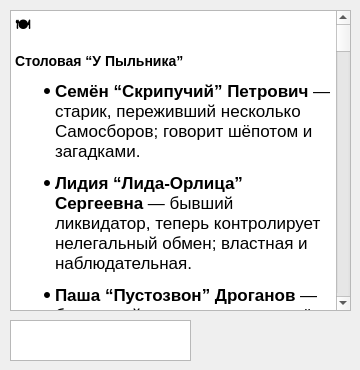
   <widget class="QWidget" name="NPC">
    <attribute name="title">
     <string>NPC</string>
    </attribute>
    <widget class="QTextEdit" name="textEdit_5">
     <property name="geometry">
      <rect>
       <x>10</x>
       <y>10</y>
       <width>341</width>
       <height>301</height>
      </rect>
     </property>
     <property name="html">
      <string>&lt;!DOCTYPE HTML PUBLIC &quot;-//W3C//DTD HTML 4.0//EN&quot; &quot;http://www.w3.org/TR/REC-html40/strict.dtd&quot;&gt;
&lt;html&gt;&lt;head&gt;&lt;meta name=&quot;qrichtext&quot; content=&quot;1&quot; /&gt;&lt;meta charset=&quot;utf-8&quot; /&gt;&lt;style type=&quot;text/css&quot;&gt;
p, li { white-space: pre-wrap; }
hr { height: 1px; border-width: 0; }
li.unchecked::marker { content: &quot;\2610&quot;; }
li.checked::marker { content: &quot;\2612&quot;; }
&lt;/style&gt;&lt;/head&gt;&lt;body style=&quot; font-family:'Segoe UI'; font-size:9pt; font-weight:400; font-style:normal;&quot;&gt;
&lt;h3 style=&quot; margin-top:14px; margin-bottom:12px; margin-left:0px; margin-right:0px; -qt-block-indent:0; text-indent:0px;&quot;&gt;&lt;span style=&quot; font-family:'.AppleSystemUIFont'; font-size:13pt; font-weight:700;&quot;&gt;🍽️ &lt;/span&gt;&lt;/h3&gt;
&lt;h3 style=&quot; margin-top:14px; margin-bottom:12px; margin-left:0px; margin-right:0px; -qt-block-indent:0; text-indent:0px;&quot;&gt;&lt;span style=&quot; font-family:'.AppleSystemUIFont'; font-size:13pt; font-weight:700;&quot;&gt;Столовая “У Пыльника”&lt;/span&gt;&lt;/h3&gt;
&lt;ul style=&quot;margin-top: 0px; margin-bottom: 0px; margin-left: 0px; margin-right: 0px; -qt-list-indent: 1;&quot;&gt;
&lt;li style=&quot; font-family:'.AppleSystemUIFont'; font-size:13pt;&quot; style=&quot; margin-top:12px; margin-bottom:12px; margin-left:0px; margin-right:0px; -qt-block-indent:0; text-indent:0px;&quot;&gt;&lt;span style=&quot; font-weight:700;&quot;&gt;Семён “Скрипучий” Петрович&lt;/span&gt; — старик, переживший несколько Самосборов; говорит шёпотом и загадками.&lt;/li&gt;
&lt;li style=&quot; font-family:'.AppleSystemUIFont'; font-size:13pt;&quot; style=&quot; margin-top:12px; margin-bottom:12px; margin-left:0px; margin-right:0px; -qt-block-indent:0; text-indent:0px;&quot;&gt;&lt;span style=&quot; font-weight:700;&quot;&gt;Лидия “Лида-Орлица” Сергеевна&lt;/span&gt; — бывший ликвидатор, теперь контролирует нелегальный обмен; властная и наблюдательная.&lt;/li&gt;
&lt;li style=&quot; font-family:'.AppleSystemUIFont'; font-size:13pt;&quot; style=&quot; margin-top:12px; margin-bottom:12px; margin-left:0px; margin-right:0px; -qt-block-indent:0; text-indent:0px;&quot;&gt;&lt;span style=&quot; font-weight:700;&quot;&gt;Паша “Пустозвон” Дроганов&lt;/span&gt; — болтливый выдумщик, знает всё про всех.&lt;/li&gt;
&lt;li style=&quot; font-family:'.AppleSystemUIFont'; font-size:13pt;&quot; style=&quot; margin-top:12px; margin-bottom:12px; margin-left:0px; margin-right:0px; -qt-block-indent:0; text-indent:0px;&quot;&gt;&lt;span style=&quot; font-weight:700;&quot;&gt;Николай “Тихий” Исаев&lt;/span&gt; — замкнутый бывший техник, возможно, знает секреты блока.&lt;/li&gt;
&lt;li style=&quot; font-family:'.AppleSystemUIFont'; font-size:13pt;&quot; style=&quot; margin-top:12px; margin-bottom:12px; margin-left:0px; margin-right:0px; -qt-block-indent:0; text-indent:0px;&quot;&gt;&lt;span style=&quot; font-weight:700;&quot;&gt;Тётя Маша&lt;/span&gt; — хозяйка столовой, громкая и навязчивая, “сводница” и центр слухов.&lt;/li&gt;&lt;/ul&gt;
&lt;p style=&quot;-qt-paragraph-type:empty; margin-top:12px; margin-bottom:12px; margin-left:0px; margin-right:0px; -qt-block-indent:0; text-indent:0px; font-family:'.AppleSystemUIFont'; font-size:13pt;&quot;&gt;&lt;br /&gt;&lt;/p&gt;
&lt;hr /&gt;
&lt;h3 style=&quot; margin-top:14px; margin-bottom:12px; margin-left:0px; margin-right:0px; -qt-block-indent:0; text-indent:0px;&quot;&gt;&lt;span style=&quot; font-family:'.AppleSystemUIFont'; font-size:13pt; font-weight:700;&quot;&gt;🔧 &lt;/span&gt;&lt;/h3&gt;
&lt;h3 style=&quot; margin-top:14px; margin-bottom:12px; margin-left:0px; margin-right:0px; -qt-block-indent:0; text-indent:0px;&quot;&gt;&lt;span style=&quot; font-family:'.AppleSystemUIFont'; font-size:13pt; font-weight:700;&quot;&gt;Цех №17&lt;/span&gt;&lt;/h3&gt;
&lt;ul style=&quot;margin-top: 0px; margin-bottom: 0px; margin-left: 0px; margin-right: 0px; -qt-list-indent: 1;&quot;&gt;
&lt;li style=&quot; font-family:'.AppleSystemUIFont'; font-size:13pt;&quot; style=&quot; margin-top:12px; margin-bottom:12px; margin-left:0px; margin-right:0px; -qt-block-indent:0; text-indent:0px;&quot;&gt;&lt;span style=&quot; font-weight:700;&quot;&gt;Алексей “Старый Механик” Кочергин&lt;/span&gt; — наставник рабочих, мастер станков, харизматичный старик.&lt;/li&gt;
&lt;li style=&quot; font-family:'.AppleSystemUIFont'; font-size:13pt;&quot; style=&quot; margin-top:12px; margin-bottom:12px; margin-left:0px; margin-right:0px; -qt-block-indent:0; text-indent:0px;&quot;&gt;&lt;span style=&quot; font-weight:700;&quot;&gt;Ирина “Сварка” Тихонова&lt;/span&gt; — грубая и ироничная сварщица, уважаемая за профессионализм.&lt;/li&gt;
&lt;li style=&quot; font-family:'.AppleSystemUIFont'; font-size:13pt;&quot; style=&quot; margin-top:12px; margin-bottom:12px; margin-left:0px; margin-right:0px; -qt-block-indent:0; text-indent:0px;&quot;&gt;&lt;span style=&quot; font-weight:700;&quot;&gt;Григорий “Шило” Карпенко&lt;/span&gt; — нервный и умный техник, возможно, связан с подпольем.&lt;/li&gt;
&lt;li style=&quot; font-family:'.AppleSystemUIFont'; font-size:13pt;&quot; style=&quot; margin-top:12px; margin-bottom:12px; margin-left:0px; margin-right:0px; -qt-block-indent:0; text-indent:0px;&quot;&gt;&lt;span style=&quot; font-weight:700;&quot;&gt;Валентина “Мама Валя” Андреева&lt;/span&gt; — добрая и заботливая, бывшая медсестра, помогает всем.&lt;/li&gt;
&lt;li style=&quot; font-family:'.AppleSystemUIFont'; font-size:13pt;&quot; style=&quot; margin-top:12px; margin-bottom:12px; margin-left:0px; margin-right:0px; -qt-block-indent:0; text-indent:0px;&quot;&gt;&lt;span style=&quot; font-weight:700;&quot;&gt;Фёдор “Док” Круглов&lt;/span&gt; — бывший врач, “лечит” станки как пациентов, слегка безумен.&lt;/li&gt;&lt;/ul&gt;
&lt;p style=&quot;-qt-paragraph-type:empty; margin-top:12px; margin-bottom:12px; margin-left:0px; margin-right:0px; -qt-block-indent:0; text-indent:0px; font-family:'.AppleSystemUIFont'; font-size:13pt;&quot;&gt;&lt;br /&gt;&lt;/p&gt;
&lt;hr /&gt;
&lt;h3 style=&quot; margin-top:14px; margin-bottom:12px; margin-left:0px; margin-right:0px; -qt-block-indent:0; text-indent:0px;&quot;&gt;&lt;span style=&quot; font-family:'.AppleSystemUIFont'; font-size:13pt; font-weight:700;&quot;&gt;🧪 &lt;/span&gt;&lt;/h3&gt;
&lt;h3 style=&quot; margin-top:14px; margin-bottom:12px; margin-left:0px; margin-right:0px; -qt-block-indent:0; text-indent:0px;&quot;&gt;&lt;span style=&quot; font-family:'.AppleSystemUIFont'; font-size:13pt; font-weight:700;&quot;&gt;НИИ “Исследования пыли”&lt;/span&gt;&lt;/h3&gt;
&lt;ul style=&quot;margin-top: 0px; margin-bottom: 0px; margin-left: 0px; margin-right: 0px; -qt-list-indent: 1;&quot;&gt;
&lt;li style=&quot; font-family:'.AppleSystemUIFont'; font-size:13pt;&quot; style=&quot; margin-top:12px; margin-bottom:12px; margin-left:0px; margin-right:0px; -qt-block-indent:0; text-indent:0px;&quot;&gt;&lt;span style=&quot; font-weight:700;&quot;&gt;Владимир “Пылевик” Серебров&lt;/span&gt; — пожилой учёный, одержим пылью, рассеянный и умный.&lt;/li&gt;
&lt;li style=&quot; font-family:'.AppleSystemUIFont'; font-size:13pt;&quot; style=&quot; margin-top:12px; margin-bottom:12px; margin-left:0px; margin-right:0px; -qt-block-indent:0; text-indent:0px;&quot;&gt;&lt;span style=&quot; font-weight:700;&quot;&gt;Галина “Шумная” Козлова&lt;/span&gt; — быстрая, гениальная, но психически нестабильная исследовательница.&lt;/li&gt;
&lt;li style=&quot; font-family:'.AppleSystemUIFont'; font-size:13pt;&quot; style=&quot; margin-top:12px; margin-bottom:12px; margin-left:0px; margin-right:0px; -qt-block-indent:0; text-indent:0px;&quot;&gt;&lt;span style=&quot; font-weight:700;&quot;&gt;Андрей “Немой” Ильин&lt;/span&gt; — молчаливый лаборант с тяжёлым прошлым, хранит тайну.&lt;/li&gt;
&lt;li style=&quot; font-family:'.AppleSystemUIFont'; font-size:13pt;&quot; style=&quot; margin-top:12px; margin-bottom:12px; margin-left:0px; margin-right:0px; -qt-block-indent:0; text-indent:0px;&quot;&gt;&lt;span style=&quot; font-weight:700;&quot;&gt;Виктор “Ловкач” Самсонов&lt;/span&gt; — физик-саркастик, мастер аппаратов, любит подшучивать.&lt;/li&gt;
&lt;li style=&quot; font-family:'.AppleSystemUIFont'; font-size:13pt;&quot; style=&quot; margin-top:12px; margin-bottom:12px; margin-left:0px; margin-right:0px; -qt-block-indent:0; text-indent:0px;&quot;&gt;&lt;span style=&quot; font-weight:700;&quot;&gt;Ольга “Чёрная Рука” Климова&lt;/span&gt; — безэмоциональная психологиня, носит чёрные перчатки, может быть опасной.&lt;/li&gt;&lt;/ul&gt;
&lt;p style=&quot;-qt-paragraph-type:empty; margin-top:12px; margin-bottom:12px; margin-left:0px; margin-right:0px; -qt-block-indent:0; text-indent:0px; font-family:'.AppleSystemUIFont'; font-size:13pt;&quot;&gt;&lt;br /&gt;&lt;/p&gt;
&lt;hr /&gt;
&lt;h3 style=&quot; margin-top:14px; margin-bottom:12px; margin-left:0px; margin-right:0px; -qt-block-indent:0; text-indent:0px;&quot;&gt;&lt;span style=&quot; font-family:'.AppleSystemUIFont'; font-size:13pt; font-weight:700;&quot;&gt;🏥 &lt;/span&gt;&lt;/h3&gt;
&lt;h3 style=&quot; margin-top:14px; margin-bottom:12px; margin-left:0px; margin-right:0px; -qt-block-indent:0; text-indent:0px;&quot;&gt;&lt;span style=&quot; font-family:'.AppleSystemUIFont'; font-size:13pt; font-weight:700;&quot;&gt;Медпункт “Здравие”&lt;/span&gt;&lt;/h3&gt;
&lt;ul style=&quot;margin-top: 0px; margin-bottom: 0px; margin-left: 0px; margin-right: 0px; -qt-list-indent: 1;&quot;&gt;
&lt;li style=&quot; font-family:'.AppleSystemUIFont'; font-size:13pt;&quot; style=&quot; margin-top:12px; margin-bottom:12px; margin-left:0px; margin-right:0px; -qt-block-indent:0; text-indent:0px;&quot;&gt;&lt;span style=&quot; font-weight:700;&quot;&gt;Елизавета “Тётя Лиза” Колосова&lt;/span&gt; — главврач, строгая и суровая, пережила личную трагедию.&lt;/li&gt;
&lt;li style=&quot; font-family:'.AppleSystemUIFont'; font-size:13pt;&quot; style=&quot; margin-top:12px; margin-bottom:12px; margin-left:0px; margin-right:0px; -qt-block-indent:0; text-indent:0px;&quot;&gt;&lt;span style=&quot; font-weight:700;&quot;&gt;Кирилл “Костоправ” Савельев&lt;/span&gt; — фельдшер с чёрным юмором, грубый, но надёжен.&lt;/li&gt;
&lt;li style=&quot; font-family:'.AppleSystemUIFont'; font-size:13pt;&quot; style=&quot; margin-top:12px; margin-bottom:12px; margin-left:0px; margin-right:0px; -qt-block-indent:0; text-indent:0px;&quot;&gt;&lt;span style=&quot; font-weight:700;&quot;&gt;Анна “Шептунья” Матвеева&lt;/span&gt; — тихая, загадочная медсестра, говорит пословицами, будто видит сверхъестественное.&lt;/li&gt;
&lt;li style=&quot; font-family:'.AppleSystemUIFont'; font-size:13pt;&quot; style=&quot; margin-top:12px; margin-bottom:12px; margin-left:0px; margin-right:0px; -qt-block-indent:0; text-indent:0px;&quot;&gt;&lt;span style=&quot; font-weight:700;&quot;&gt;Михаил “Пилюлька” Соколов&lt;/span&gt; — весёлый и добрый аптекарь, любит всех лечить и шутить.&lt;/li&gt;
&lt;li style=&quot; font-family:'.AppleSystemUIFont'; font-size:13pt;&quot; style=&quot; margin-top:12px; margin-bottom:12px; margin-left:0px; margin-right:0px; -qt-block-indent:0; text-indent:0px;&quot;&gt;&lt;span style=&quot; font-weight:700;&quot;&gt;Фёдор “Чистюля” Бородин&lt;/span&gt; — старший медбрат, помешан на чистоте, бывший хирург.&lt;/li&gt;&lt;/ul&gt;
&lt;p style=&quot;-qt-paragraph-type:empty; margin-top:12px; margin-bottom:12px; margin-left:0px; margin-right:0px; -qt-block-indent:0; text-indent:0px; font-family:'.AppleSystemUIFont'; font-size:13pt;&quot;&gt;&lt;br /&gt;&lt;/p&gt;
&lt;hr /&gt;
&lt;h3 style=&quot; margin-top:14px; margin-bottom:12px; margin-left:0px; margin-right:0px; -qt-block-indent:0; text-indent:0px;&quot;&gt;&lt;span style=&quot; font-family:'.AppleSystemUIFont'; font-size:13pt; font-weight:700;&quot;&gt;🛡️ &lt;/span&gt;&lt;/h3&gt;
&lt;h3 style=&quot; margin-top:14px; margin-bottom:12px; margin-left:0px; margin-right:0px; -qt-block-indent:0; text-indent:0px;&quot;&gt;&lt;span style=&quot; font-family:'.AppleSystemUIFont'; font-size:13pt; font-weight:700;&quot;&gt;Казармы ликвидаторов&lt;/span&gt;&lt;/h3&gt;
&lt;ul style=&quot;margin-top: 0px; margin-bottom: 0px; margin-left: 0px; margin-right: 0px; -qt-list-indent: 1;&quot;&gt;
&lt;li style=&quot; font-family:'.AppleSystemUIFont'; font-size:13pt;&quot; style=&quot; margin-top:12px; margin-bottom:12px; margin-left:0px; margin-right:0px; -qt-block-indent:0; text-indent:0px;&quot;&gt;&lt;span style=&quot; font-weight:700;&quot;&gt;Иван “Молот” Карташов&lt;/span&gt; — командир, суровый ветеран, почти легенда, обладает “чуйкой” на Самосбор.&lt;/li&gt;
&lt;li style=&quot; font-family:'.AppleSystemUIFont'; font-size:13pt;&quot; style=&quot; margin-top:12px; margin-bottom:12px; margin-left:0px; margin-right:0px; -qt-block-indent:0; text-indent:0px;&quot;&gt;&lt;span style=&quot; font-weight:700;&quot;&gt;Светлана “Рептилия” Трофимова&lt;/span&gt; — ловкая разведчица, иронична и опасна.&lt;/li&gt;
&lt;li style=&quot; font-family:'.AppleSystemUIFont'; font-size:13pt;&quot; style=&quot; margin-top:12px; margin-bottom:12px; margin-left:0px; margin-right:0px; -qt-block-indent:0; text-indent:0px;&quot;&gt;&lt;span style=&quot; font-weight:700;&quot;&gt;Максим “Кулак” Борисов&lt;/span&gt; — молчаливый и сильный, с трагичным прошлым, склонен к ярости.&lt;/li&gt;
&lt;li style=&quot; font-family:'.AppleSystemUIFont'; font-size:13pt;&quot; style=&quot; margin-top:12px; margin-bottom:12px; margin-left:0px; margin-right:0px; -qt-block-indent:0; text-indent:0px;&quot;&gt;&lt;span style=&quot; font-weight:700;&quot;&gt;Олег “Менгеле” Печенев&lt;/span&gt; — полевой медик, добрый и спокойный, внушает доверие.&lt;/li&gt;
&lt;li style=&quot; font-family:'.AppleSystemUIFont'; font-size:13pt;&quot; style=&quot; margin-top:12px; margin-bottom:12px; margin-left:0px; margin-right:0px; -qt-block-indent:0; text-indent:0px;&quot;&gt;&lt;span style=&quot; font-weight:700;&quot;&gt;Антон “Пластун” Лаптев&lt;/span&gt; — бесшумный разведчик, таинственный и пугающий.&lt;/li&gt;&lt;/ul&gt;
&lt;p style=&quot;-qt-paragraph-type:empty; margin-top:12px; margin-bottom:12px; margin-left:0px; margin-right:0px; -qt-block-indent:0; text-indent:0px; font-family:'.AppleSystemUIFont'; font-size:13pt;&quot;&gt;&lt;br /&gt;&lt;/p&gt;
&lt;hr /&gt;
&lt;h3 style=&quot; margin-top:14px; margin-bottom:12px; margin-left:0px; margin-right:0px; -qt-block-indent:0; text-indent:0px;&quot;&gt;&lt;span style=&quot; font-family:'.AppleSystemUIFont'; font-size:13pt; font-weight:700;&quot;&gt;⚙️ &lt;/span&gt;&lt;/h3&gt;
&lt;h3 style=&quot; margin-top:14px; margin-bottom:12px; margin-left:0px; margin-right:0px; -qt-block-indent:0; text-indent:0px;&quot;&gt;&lt;span style=&quot; font-family:'.AppleSystemUIFont'; font-size:13pt; font-weight:700;&quot;&gt;Технические помещения&lt;/span&gt;&lt;/h3&gt;
&lt;ul style=&quot;margin-top: 0px; margin-bottom: 0px; margin-left: 0px; margin-right: 0px; -qt-list-indent: 1;&quot;&gt;
&lt;li style=&quot; font-family:'.AppleSystemUIFont'; font-size:13pt;&quot; style=&quot; margin-top:12px; margin-bottom:12px; margin-left:0px; margin-right:0px; -qt-block-indent:0; text-indent:0px;&quot;&gt;&lt;span style=&quot; font-weight:700;&quot;&gt;Семен “Теневой” Павлов&lt;/span&gt; — мастер коммуникаций, молчаливый и почти мистический техник, “исчезает в тени”.&lt;/li&gt;
&lt;li style=&quot; font-family:'.AppleSystemUIFont'; font-size:13pt;&quot; style=&quot; margin-top:12px; margin-bottom:12px; margin-left:0px; margin-right:0px; -qt-block-indent:0; text-indent:0px;&quot;&gt;&lt;span style=&quot; font-weight:700;&quot;&gt;Анфиса “Шиза” Миронова&lt;/span&gt; — странная женщина-инженер, слышит “шёпот труб”, считает их живыми.&lt;/li&gt;&lt;/ul&gt;
&lt;p style=&quot;-qt-paragraph-type:empty; margin-top:12px; margin-bottom:12px; margin-left:0px; margin-right:0px; -qt-block-indent:0; text-indent:0px; font-family:'.AppleSystemUIFont'; font-size:13pt;&quot;&gt;&lt;br /&gt;&lt;/p&gt;
&lt;hr /&gt;
&lt;h3 style=&quot; margin-top:14px; margin-bottom:12px; margin-left:0px; margin-right:0px; -qt-block-indent:0; text-indent:0px;&quot;&gt;&lt;span style=&quot; font-family:'.AppleSystemUIFont'; font-size:13pt; font-weight:700;&quot;&gt;🏚️ &lt;/span&gt;&lt;/h3&gt;
&lt;h3 style=&quot; margin-top:14px; margin-bottom:12px; margin-left:0px; margin-right:0px; -qt-block-indent:0; text-indent:0px;&quot;&gt;&lt;span style=&quot; font-family:'.AppleSystemUIFont'; font-size:13pt; font-weight:700;&quot;&gt;Двор, памятник Пыльникову&lt;/span&gt;&lt;/h3&gt;
&lt;ul style=&quot;margin-top: 0px; margin-bottom: 0px; margin-left: 0px; margin-right: 0px; -qt-list-indent: 1;&quot;&gt;
&lt;li style=&quot; font-family:'.AppleSystemUIFont'; font-size:13pt;&quot; style=&quot; margin-top:12px; margin-bottom:12px; margin-left:0px; margin-right:0px; -qt-block-indent:0; text-indent:0px;&quot;&gt;&lt;span style=&quot; font-weight:700;&quot;&gt;Прасковья “Бабка Пыльникова” Ветрова&lt;/span&gt; — старуха с мутным прошлым, возможно, знает древнюю тайну блока. Сидит у памятника и “разговаривает” с ним.&lt;/li&gt;&lt;/ul&gt;
&lt;p style=&quot;-qt-paragraph-type:empty; margin-top:12px; margin-bottom:12px; margin-left:0px; margin-right:0px; -qt-block-indent:0; text-indent:0px; font-family:'.AppleSystemUIFont'; font-size:13pt;&quot;&gt;&lt;br /&gt;&lt;/p&gt;
&lt;hr /&gt;
&lt;h3 style=&quot; margin-top:14px; margin-bottom:12px; margin-left:0px; margin-right:0px; -qt-block-indent:0; text-indent:0px;&quot;&gt;&lt;span style=&quot; font-family:'.AppleSystemUIFont'; font-size:13pt; font-weight:700;&quot;&gt;🏛️ &lt;/span&gt;&lt;/h3&gt;
&lt;h3 style=&quot; margin-top:14px; margin-bottom:12px; margin-left:0px; margin-right:0px; -qt-block-indent:0; text-indent:0px;&quot;&gt;&lt;span style=&quot; font-family:'.AppleSystemUIFont'; font-size:13pt; font-weight:700;&quot;&gt;Представительство партии&lt;/span&gt;&lt;/h3&gt;
&lt;p style=&quot; margin-top:12px; margin-bottom:12px; margin-left:0px; margin-right:0px; -qt-block-indent:0; text-indent:0px;&quot;&gt;&lt;span style=&quot; font-family:'.AppleSystemUIFont'; font-size:13pt;&quot;&gt;&lt;br /&gt;&lt;/span&gt;&lt;/p&gt;
&lt;p style=&quot; margin-top:12px; margin-bottom:12px; margin-left:0px; margin-right:0px; -qt-block-indent:0; text-indent:0px;&quot;&gt;&lt;span style=&quot; font-family:'.AppleSystemUIFont'; font-size:13pt; font-style:italic;&quot;&gt;(NPC здесь описаны косвенно)&lt;/span&gt;&lt;/p&gt;
&lt;ul style=&quot;margin-top: 0px; margin-bottom: 0px; margin-left: 0px; margin-right: 0px; -qt-list-indent: 1;&quot;&gt;
&lt;li style=&quot; font-family:'.AppleSystemUIFont'; font-size:13pt;&quot; style=&quot; margin-top:12px; margin-bottom:12px; margin-left:0px; margin-right:0px; -qt-block-indent:0; text-indent:0px;&quot;&gt;&lt;span style=&quot; font-weight:700;&quot;&gt;Стражи Партии&lt;/span&gt; — безымянные, молчаливые ликвидаторы при представительстве. Никогда не говорят, внушают страх.&lt;/li&gt;
&lt;li style=&quot; font-family:'.AppleSystemUIFont'; font-size:13pt;&quot; style=&quot; margin-top:12px; margin-bottom:12px; margin-left:0px; margin-right:0px; -qt-block-indent:0; text-indent:0px;&quot;&gt;&lt;span style=&quot; font-weight:700;&quot;&gt;Глава партии (на экране)&lt;/span&gt; — появляется через телевизор, обращается напрямую к игрокам. Возможно, не человек вовсе. &lt;/li&gt;&lt;/ul&gt;&lt;/body&gt;&lt;/html&gt;</string>
     </property>
    </widget>
    <widget class="QTextEdit" name="textEdit_6">
     <property name="geometry">
      <rect>
       <x>10</x>
       <y>320</y>
       <width>181</width>
       <height>41</height>
      </rect>
     </property>
    </widget>
    <widget class="QPushButton" name="pushButton_4">
     <property name="geometry">
      <rect>
       <x>200</x>
       <y>320</y>
       <width>151</width>
       <height>41</height>
      </rect>
     </property>
     <property name="styleSheet">
      <string notr="true">QPushButton {
        background: none;
        border:none;
        image: url(:/images/images/SS_PB_SMCW_Search.png);
    }
QPushButton:hover {
        image: url(:/images/images/SS_PB_SMCW_Search_hover.png);
}
QPushButton:pressed {
        image: url(:/images/images/SS_PB_SMCW_Search_push.png);
}</string>
     </property>
     <property name="text">
      <string/>
     </property>
    </widget>
   </widget>
